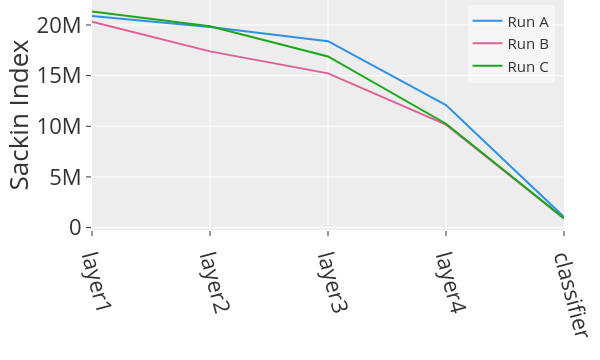

Notebook cell for this chart:
### Code cell
resnet = data[(data["model"].str.contains("resnet")) & (data["split"] == "trainUval")].copy()

resnet["layer_idx"] = resnet["layer"].apply(lambda x: layer_order['resnet'].index(x))
resnet["name"] = resnet["model"].apply(lambda x: "Run " + x.split("_")[-1].capitalize())
resnet.sort_values(["layer_idx", "name"], inplace=True)

fig = px.line(resnet, x="layer", y="sackin_index", color="name", color_discrete_sequence=px.colors.qualitative.Dark24)
fig.update_traces(marker={'opacity': 0})
fig.update_annotations(font_size=16)
fig.update_layout(margin=dict(l=0, r=0, t=0, b=0), width=300*2, height=180*2, font=dict(size=22), showlegend=True, legend=dict(
    xanchor="right", yanchor="top", x=0.98, y=0.98, bgcolor="rgba(255,255,255,0.5)", font=dict(size=15), title=""))
fig.update_xaxes(title_text="", automargin=True, ticktext=resnet_names, tickvals=resnet["layer"].unique(), title_standoff=0, tickangle=75)
fig.update_yaxes(title_text="Sackin Index", title_standoff=18, automargin=True)
fig.write_image(f"multiseed-blocks.png", scale=4)
fig.show()

### Figure 1 — Plotly figure (JSON) as saved in the notebook; plotly's stock layout.template omitted (floating-point values rounded to 4 significant figures)
{"data": [{"hovertemplate": "name=Run A<br>layer=%{x}<br>sackin_index=%{y}<extra></extra>", "legendgroup": "Run A", "line": {"color": "#2E91E5", "dash": "solid"}, "marker": {"opacity": 0, "symbol": "circle"}, "mode": "lines", "name": "Run A", "orientation": "v", "showlegend": true, "type": "scatter", "x": ["a5", "a4", "a3", "a2", "a1"], "xaxis": "x", "y": [20900000.0, 19800000.0, 18410000.0, 12100000.0, 1052000.0], "yaxis": "y"}, {"hovertemplate": "name=Run B<br>layer=%{x}<br>sackin_index=%{y}<extra></extra>", "legendgroup": "Run B", "line": {"color": "#E15F99", "dash": "solid"}, "marker": {"opacity": 0, "symbol": "circle"}, "mode": "lines", "name": "Run B", "orientation": "v", "showlegend": true, "type": "scatter", "x": ["a5", "a4", "a3", "a2", "a1"], "xaxis": "x", "y": [20320000.0, 17400000.0, 15230000.0, 10160000.0, 897000.0], "yaxis": "y"}, {"hovertemplate": "name=Run C<br>layer=%{x}<br>sackin_index=%{y}<extra></extra>", "legendgroup": "Run C", "line": {"color": "#1CA71C", "dash": "solid"}, "marker": {"opacity": 0, "symbol": "circle"}, "mode": "lines", "name": "Run C", "orientation": "v", "showlegend": true, "type": "scatter", "x": ["a5", "a4", "a3", "a2", "a1"], "xaxis": "x", "y": [21330000.0, 19880000.0, 16890000.0, 10250000.0, 911100.0], "yaxis": "y"}], "layout": {"font": {"size": 22}, "height": 360, "legend": {"bgcolor": "rgba(255,255,255,0.5)", "font": {"size": 15}, "title": {"text": ""}, "tracegroupgap": 0, "x": 0.98, "xanchor": "right", "y": 0.98, "yanchor": "top"}, "margin": {"b": 0, "l": 0, "r": 0, "t": 0}, "showlegend": true, "width": 600, "xaxis": {"anchor": "y", "automargin": true, "domain": [0, 1], "tickangle": 75, "ticktext": ["layer1", "layer2", "layer3", "layer4", "classifier"], "tickvals": ["a5", "a4", "a3", "a2", "a1"], "title": {"standoff": 0, "text": ""}}, "yaxis": {"anchor": "x", "automargin": true, "domain": [0, 1], "title": {"standoff": 18, "text": "Sackin Index"}}}}
